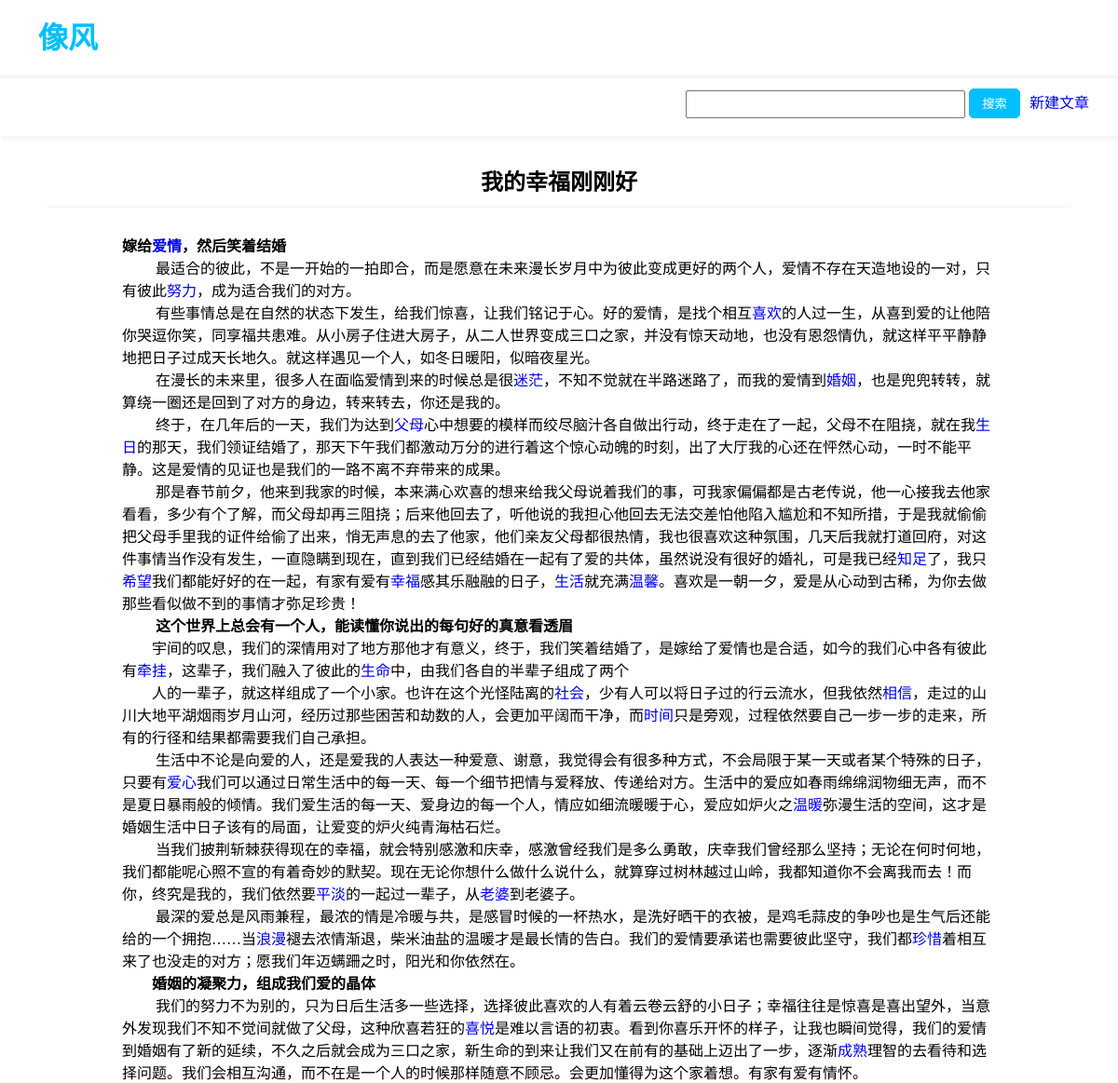
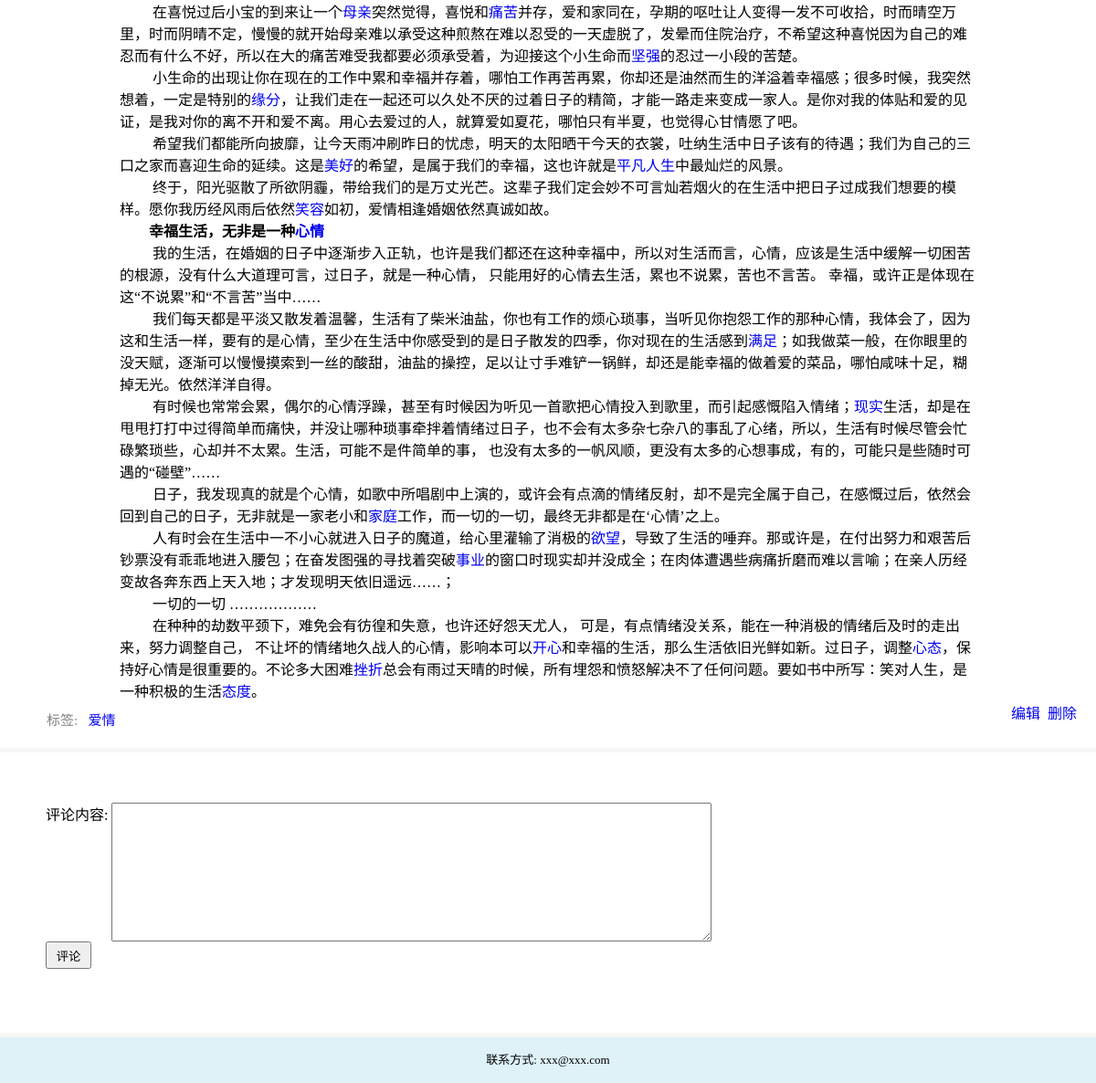
The page /post/detail/?aid=30 on the database its author committed (2 pictures, top to bottom).
### post/models.py (models this page shows, shortened)
class Article(models.Model):
    title = models.CharField(max_length=128)
    date = models.DateTimeField(auto_now_add=True)
    content = models.TextField()
    @property
    def tags(self):
        tags = Realtion_Article_Tags.objects.filter(aid=self.id).only('tid')
        tag_ids = [t.tid for t in tags]
        return Tags.objects.filter(id__in=tag_ids)

class Tags(models.Model):
    name = models.CharField(max_length=64)

### post/helper.py (the view)
    def wrap1(request, *args, **kwargs):
        response = viem_func(request, *args, **kwargs)
        if response.status_code == 200:
            ip = request.META['REMOTE_ADDR']
            aid = request.GET.get('aid')
            logger.info('%s %s' % (ip, aid))
        return response

### post/helper.py (called while the page is built)
def set_click_num(aid, count=1):
    rds.zincrby('article-click', aid, count)

def statistic(viem_func):
    def wrap1(request, *args, **kwargs):
        response = viem_func(request, *args, **kwargs)
        if response.status_code == 200:
            ip = request.META['REMOTE_ADDR']
            aid = request.GET.get('aid')
            logger.info('%s %s' % (ip, aid))
        return response
    return wrap1

### post/views.py (called while the page is built)
@statistic
def detail(request):
    aid = request.GET.get('aid')
    if aid:
        article = Article.objects.get(id=aid)
        comments = Comment.objects.filter(aid=article.id)
        set_click_num(aid)
        return render(request, 'detail.html', {'article': article, 'comments': comments})
    else:
        return redirect('/post/index/')

### post/templates/detail.html (shortened to what this page needs)
{% extends 'base.html' %}
{% block content%}
    {% if article %}
        <li style="padding-left: 50px;padding-right: 50px;padding-top: 20px;;">
            <div style="width: 100%;text-align: center;height: 50px;line-height: 50px;">
                <h2 style="font-family: '楷体'">{{ article.title }}</h2><hr style="margin-bottom: 10px;" color="#F7F7F7">
            </div>
            <div style="margin-top: 30px;padding-left: 80px;padding-right: 80px;">
                <article>
                {% autoescape off %}
                    {{ article.content }}
                {% endautoescape %}
                </article>
            </div>
        </li>
        <span style="float: right; margin-right: 20px"><a href="/post/editor/?aid={{ article.id }}">编辑</a>&nbsp;&nbsp;<a href="/post/delete/?aid={{ article.id }}">删除</a></span></span>
    {% endif %}
    <li style="margin-top: 10px;font-size: 15px;color: gray;position: absolute; left: 50px;bottom: 20px">
        标签: &nbsp;
        {% for tag in article.tags %}
            <a href="#">{{ tag.name }}&nbsp;&nbsp;</a>
        {% endfor %}
    </li>
{% endblock %}
{% block other %}
    <li style="padding-left: 50px; padding-top: 20px; margin-top: 20px;">
        <form action="/post/comment/{{ article.id }}/" method="post">
            <span style="float: left">评论内容:&nbsp;</span><textarea name="comment" rows="10" cols="80"></textarea><br>
            <input type="submit" value="评论" style="width: 50px;height: 30px;margin-bottom: 20px"><br>
        </form>
    </li>
{% endblock %}

### post/static/style.css (style rules this page uses)
* { margin: 0; padding: 0; box-sizing: border-box; text-decoration: none; list-style: none; }
body { background-color: #F7F7F7; }

### rows shown on the page
Article: title "我的幸福刚刚好", content "嫁给 爱情 ，然后笑着结婚 最适合的彼此，不是一开始的一拍即合，而是愿意在未来漫长岁月中为彼此变成更好的两个人，爱情不存在天造地设的一对，只有彼此 努力 ，成为适合我们的对方。 有些事情总是在自然的状态下发生，给我们惊喜，让我们铭记于心。好的爱情，是找个相互 喜欢 的人过一生，从喜到爱的让他陪你哭逗你笑，同享福共患难。从小房子住进大房子，从二人世界变成三口之家，并没有惊天动地，也没有恩怨情仇，就这样平平静静地把日子过成天长地久。就这样遇见一个人，如冬日暖阳，似暗夜星光。 在漫长的未来里，很多人在面临爱情到来的时候总是很 迷茫 ，不知不觉就在半路迷路了，而我的爱情到 婚姻 ，也是兜兜转转，就算绕一圈还是回到了对方的身边，转来转去，你还是我的。 终于，在几年后的一天，我们为达到 父母 心中想要的模样而绞尽脑汁各自做出行动，终于走在了一起，父母不在阻挠，就在我 生日 的那天，我们领证结婚了，那天下午我们都激动万分的进行着这个惊心动魄的时刻，出了大厅我的心还在怦然心动，一时不能平静。这是爱情的见证也是我们的一路不离不弃带来的成果。 那是春节前夕，他来到我家的时候，本来满心欢喜的想来给我父母说着我们的事，可我家偏偏都是古老传说，他一心接我去他家看看，多少有个了解，而父母却再三阻挠；后来他回去了，听他说的我担心他回去无法交差怕他陷入尴尬和不知所措，于是我就偷偷把父母手里我的证件给偷了出来，悄无声息的去了他家，他们亲友父母都很热情，我也很喜欢这种氛围，几天后我就打道回府，对这件事情当作没有发生，一直隐瞒到现在，直到我们已经结婚在一起有了爱的共体，虽然说没有很好的婚礼，可是我已经 知足…"
Tags: name "爱情"
